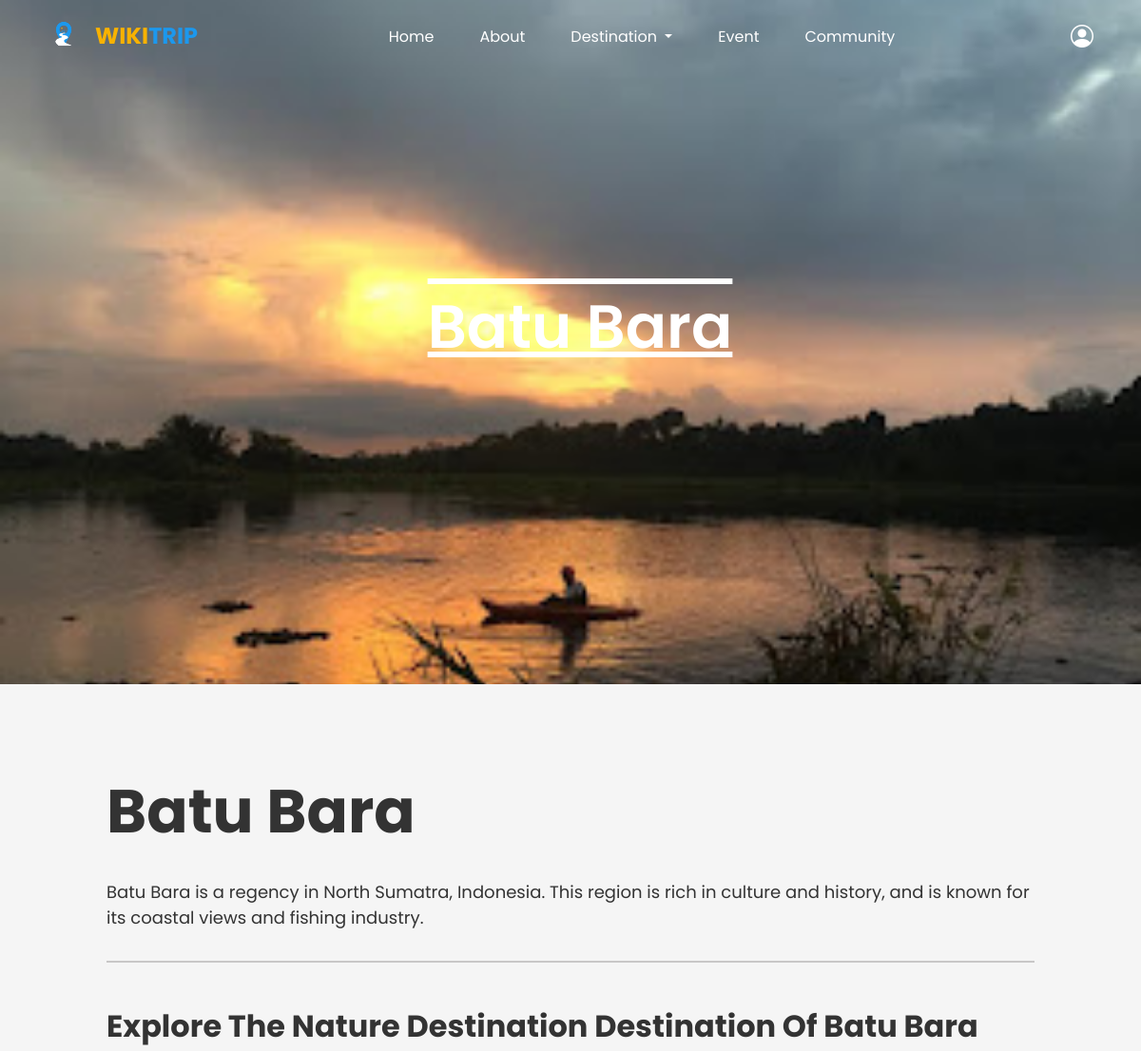
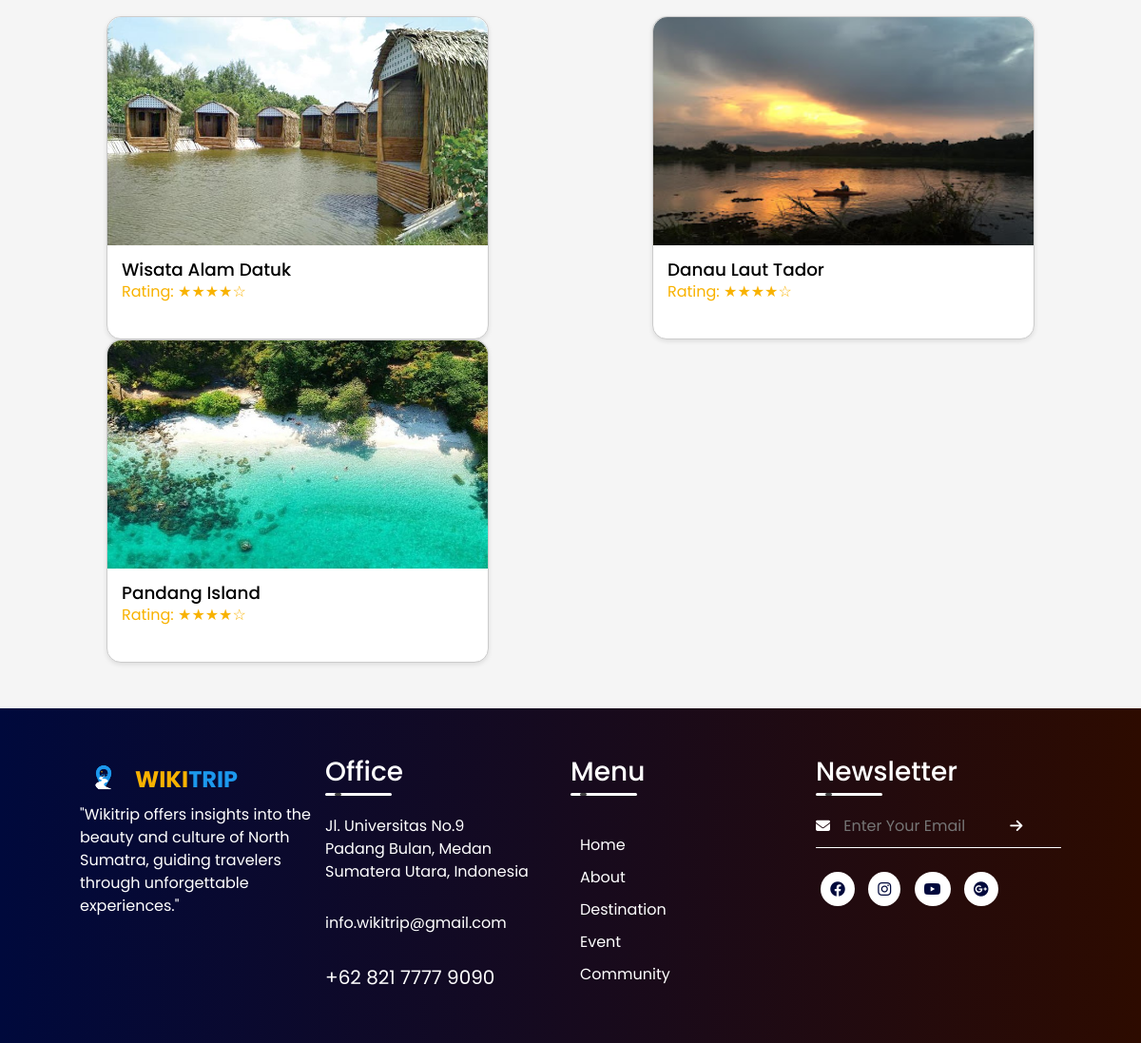
Page /citycategory.php?city_id=2&category_id=1&image_url=image/Batubara/danau_laut_tador.jpg on the committed database (2 pictures, top to bottom).
### tables this page shows
CREATE TABLE `cities` (
  `city_id` int(11) NOT NULL,
  `city_name` varchar(64) NOT NULL,
  `description` text DEFAULT NULL
);

CREATE TABLE `tourismcategories` (
  `category_id` int(11) NOT NULL,
  `category_name` varchar(64) NOT NULL,
  `little_desc` text NOT NULL,
  `title_categories` varchar(255) DEFAULT NULL,
  `desc_categories` text DEFAULT NULL,
  `background_image` varchar(255) NOT NULL
);

CREATE TABLE `tourismplaces` (
  `tourism_id` int(11) NOT NULL,
  `city_id` int(11) NOT NULL,
  `category_id` int(11) NOT NULL,
  `tourism_name` varchar(128) NOT NULL,
  `image_url` varchar(255) DEFAULT NULL,
  `description` text DEFAULT NULL,
  `map_url` varchar(2048) DEFAULT NULL
);

### citycategory.php (the view, shortened to what this page needs)
<?php
include('config/conn.php');
$city_id = isset($_GET['city_id']) ? intval($_GET['city_id']) : 0;
$category_id = isset($_GET['category_id']) ? intval($_GET['category_id']) : 0;
$image_url = isset($_GET['image_url']) ? $_GET['image_url'] : 0;
$city_query = "
    SELECT city_name, description
    FROM cities
    WHERE city_id = ?
";
$stmt = $con->prepare($city_query);
$stmt->bind_param("i", $city_id);
$stmt->execute();
$stmt->bind_result($city_name, $city_description);
$category_query = "
    SELECT category_name
    FROM tourismcategories
    WHERE category_id = ?
";
$stmt = $con->prepare($category_query);
$stmt->bind_param("i", $category_id);
$stmt->execute();
$stmt->bind_result($category_name);
$tour_query = "
    SELECT tourism_id, tourism_name, image_url
    FROM tourismplaces
    WHERE city_id = ? AND category_id = ?
";
$stmt = $con->prepare($tour_query);
$stmt->bind_param("ii", $city_id, $category_id);
$stmt->execute();
$stmt->bind_result($tourism_id, $tourism_name, $tour_image_url);
?>
<!doctype html>
<html lang="en">
<head>
    <link href="https://cdn.jsdelivr.net/npm/bootstrap@5.0.2/dist/css/bootstrap.min.css" rel="stylesheet"
>
    <link rel="stylesheet" href="https://cdn.jsdelivr.net/npm/bootstrap-icons@1.11.3/font/bootstrap-icons.min.css">
    <link rel="stylesheet" href="css/style.css">
    <link rel="stylesheet" href="https://cdnjs.cloudflare.com/ajax/libs/font-awesome/6.2.0/css/all.min.css"
 />
</head>
<body id="page-top">
    <nav class="navbar navbar-expand-lg navbar-dark fixed-top" id="main-nav">
        <div class="container">
            <a class="navbar-brand logo fw-bold fs-4 d-flex align-items-center" href="#page-top">
                <img src="image/logo_wikitrip.png" alt="Logo" class="logo-img me-2">
                <span class="text-logo1">WIKI</span><span class="text-logo2">TRIP</span>
            </a>
            <div class="collapse navbar-collapse justify-content-center" id="navbarNav">
                <ul class="navbar-nav mx-auto mb-2 mb-lg-0">
                    <li class="nav-item">
                        <a class="nav-link active text-white" aria-current="page" href="index.php">Home</a>
                    </li>
                    <li class="nav-item">
                        <a class="nav-link text-white" href="index.php#about">About</a>
                    </li>
                    <li class="nav-item dropdown">
                        <a class="nav-link dropdown-toggle text-white" href="#" id="navbarDropdown" role="button" data-bs-toggle="dropdown" aria-expanded="false">
                            Destination
                        </a>
                    </li>
                    <li class="nav-item">
                        <a class="nav-link text-white" href="index.php#Event">Event</a>
                    </li>
                    <li class="nav-item">
                        <a class="nav-link text-white" href="community.php">Community</a>
                    </li>
                </ul>
                <div>
                    <ul>
                        <li class="nav-item profile-dropdown">
                            <div class="bi bi-person-circle text-white fs-4 me-2"></div>
                        </li>
                    </ul>
                </div>
            </div>
        </div>
    </nav>
    <div class="main_background">
        <img src="<?php echo $image_url; ?>" alt="<?php echo $city_name; ?>" class="mainback_img">
        <div class="home__container container" style="align-items: center" ;>
            <div class="home__data">
                <h1 class="home__data-title" style="font-size: 4rem; text-decoration:overline underline;">
                    <?php echo $city_name; ?>
                </h1>
            </div>
        </div>
    </div>
    <div class="main-content">
        <h2 class="content-title"><?php echo $city_name; ?></h2>
        <p class="content-description"><?php echo $city_description; ?></p>
        <hr class="content-divider">
        <h3 class="explore-title" id="explore">Explore The <?php echo $category_name; ?> Destination Of <?php echo $city_name; ?></h3>
        <div class="culinary-card">
            <?php while ($stmt->fetch()): ?>
                <a href="tourism_place.php?tourism_id=<?php echo $tourism_id; ?>" class="restaurant" style="text-decoration: none;">
                    <img src="<?php echo $tour_image_url; ?>" class="restaurant-img">
                    <h3 class="card-title" style="margin-top: 15px; font-size: 1.15rem; padding-left: 15px;">
                        <?php echo $tourism_name; ?>
                    </h3>
                    <p class="card-rating" style="margin-top: 0%; padding-left: 15px;">Rating: ★★★★☆</p>
                </a>
            <?php endwhile; ?>
        </div>
    </div>
    <footer class="wikitrip-footer-section">
        <div class="wikitrip-footer-container">
            <div class="wikitrip-footer-column">
                <a class="navbar-brand logo fw-bold fs-4 d-flex align-items-center" href="#page-top">
                    <img src="image/logo_wikitrip.png" alt="Logo" class="logo-img me-2">
                    <span class="text-logo1">WIKI</span><span class="text-logo2">TRIP</span>
                </a>
                <p class="wikitrip-footer-paragraph">"Wikitrip offers insights into the beauty and culture of North
                    Sumatra,
                    guiding travelers through unforgettable experiences."</p>
            </div>
            <div class="wikitrip-footer-column">
                <h3 class="wikitrip-footer-text-office">
                    Office
                    <div class="wikitrip-footer-underline"><span></span></div>
                </h3>
                <p>Jl. Universitas No.9</p>
                <p>Padang Bulan, Medan</p>
                <p>Sumatera Utara, Indonesia</p>
                <p class="wikitrip-footer-email">info.wikitrip@gmail.com</p>
                <p class="wikitrip-footer-phone">+62 821 7777 9090</p>
            </div>
            <div class="wikitrip-footer-column">
                <h3>
                    Menu
                    <div class="wikitrip-footer-underline"><span></span></div>
                </h3>
                <ul>
                    <li><a href="#">Home</a></li>
                    <li><a href="#">About</a></li>
                    <li><a href="#">Destination</a></li>
                    <li><a href="#">Event</a></li>
                    <li><a href="#">Community</a></li>
                </ul>
            </div>
            <div class="wikitrip-footer-column">
                <h3>
                    Newsletter
                    <div class="wikitrip-footer-underline"><span></span></div>
                </h3>
                <form action="">
                    <i class="fa-solid fa-envelope"></i>
                    <input type="text" placeholder="Enter Your Email">
                    <a href=""><i class="fa-solid fa-arrow-right"></i></a>
                </form>
                <div class="wikitrip-footer-social-icons">
                    <a href="#"><i class="fa-brands fa-facebook"></i></a>
                    <a href="#"><i class="fa-brands fa-instagram"></i></a>
                    <a href="#"><i class="fa-brands fa-youtube"></i></a>
                    <a href="#"><i class="fa-brands fa-google-plus"></i></a>
                </div>
            </div>
        </div>
    </footer>
</body>
</html>

### css/style.css (style rules this page uses)
body { font-family: Poppins; margin: 0; background-color: white; color: #eee; margin: 0; padding: 0; }
.navbar-brand .text-logo1 { color: #f8b200; }
.navbar-brand .text-logo2 { color: #1c98ed; }
.logo-img { width: 50px; height: 50px; }
ul { margin: 0; padding: 0; display: flex; align-items: center; gap: 2rem; }
li { list-style-type: none; position: relative; padding: 0.625rem 0 0.5rem; }
form { display: flex; align-items: center; justify-content: center; flex-direction: column; padding: 0rem 5rem; transition: all 0.2s 0.7s; overflow: hidden; grid-column: 1 / 2; grid-row: 1 / 2; }
.main_background { position: relative; height: 90vh; width: 100%; overflow: hidden; }
.mainback_img { position: absolute; top: 0; left: 0; width: 100%; height: 100vh; object-fit: cover; object-position: center; }
.home__container { position: relative; display: flex; flex-direction: column; align-items: flex-start; justify-content: center; height: 100%; text-align: left; z-index: 1; color: white; padding-left: 2rem; }
.home__data-title { font-size: 4rem; font-weight: 600; margin-bottom: 2rem; }
.main-content { padding: 3rem 7rem; background-color: #f5f5f5; text-align: left; width: 100%; box-sizing: border-box; padding-top: 6rem; }
.content-title { font-size: 4rem; font-weight: 700; margin-bottom: 2rem; color: #333; }
.content-description { font-size: 1.128rem; margin-bottom: 2rem; color: #333; }
.content-divider { border: none; border-top: 2px solid #464343; width: 100%; margin-top: 1rem; margin-bottom: 3rem; }
.explore-title { font-size: 2rem; font-weight: 700; margin-bottom: 1.5rem; color: #333; }
.card-title { font-size: 1.25rem; margin: 0; color: #000000; }
.card-rating { color: #f8b200; margin: 5px 0; }
.culinary-card { display: flex; justify-content:space-between; flex-wrap: wrap; }
.restaurant { background-color: #fff; border: 1px solid #ccc; border-radius: 15px; width: 500x; height: 340px; box-shadow: 0 2px 5px rgba(0, 0, 0, 0.1); gap: 10px; }
.restaurant-img { width: 400px; height: 240px; border-radius: 15px 15px 0 0; }
.wikitrip-footer-section * { padding: 0; margin: 0; box-sizing: border-box; text-decoration: none; }
.wikitrip-footer-section { background: linear-gradient(to right, #00093c, #2d0b00); background-color: white; position: relative; bottom: 0; width: 100%; }
.wikitrip-footer-section * { color: white; }
.wikitrip-footer-container { display: flex; justify-content: space-between; padding: 50px 7%; }
.wikitrip-footer-column { width: 25%; }
.wikitrip-footer-email { margin: 30px 0; }
.wikitrip-footer-phone { font-size: 20px; font-weight: 400; }
.wikitrip-footer-text-office { margin-bottom: 20px; }
.wikitrip-footer-underline { width: 70px; height: 3px; position: relative; background-color: white; margin-top: 5px; margin-bottom: 20px; border-radius: 3px; overflow: hidden; }
.wikitrip-footer-underline span { width: 7px; height: 100%; position: absolute; left: 10px; background-color: rgb(63, 63, 63); border-radius: 3px; animation: wikitrip-footer-moving 1.5s linear infinite; }
.wikitrip-footer-column ul { list-style-type: none; padding-top: 10px; display: block; }
.wikitrip-footer-column ul li { margin: 10px; }
.wikitrip-footer-column form { margin-top: 20px; border-bottom: 1px solid white; padding-bottom: 10px; display: block; }
.wikitrip-footer-column form input { width: 70%; background: transparent; border: none; outline: none; padding-left: 10px; }
.wikitrip-footer-column form i { font-size: 15px; }
.wikitrip-footer-social-icons { margin-top: 20px; }
.wikitrip-footer-social-icons i { padding: 10px; background-color: white; color: #00093c; border-radius: 50%; margin: 5px; }
.wikitrip-footer-paragraph { max-width: 250px; }

### rows in the picture
cities: city_name "Batu Bara", description "Batu Bara is a regency in North Sumatra, Indonesia. This region is rich in culture and history, and is known for its coastal views and fishing industry."
tourismcategories: category_name "Nature Destination"
tourismplaces: image_url (picture), tourism_name "Wisata Alam Datuk"
tourismplaces: image_url (picture), tourism_name "Danau Laut Tador"
tourismplaces: image_url (picture), tourism_name "Pandang Island"
